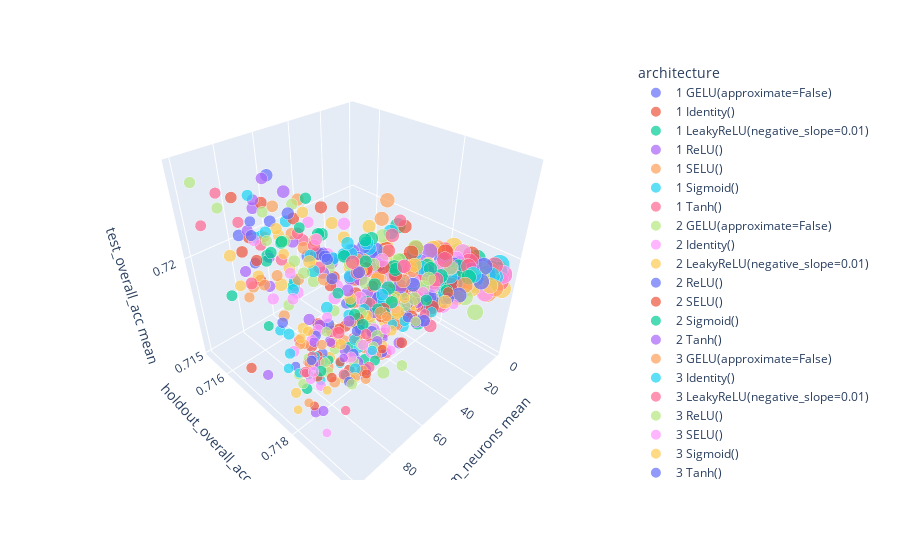

This figure's notebook cell:
### Code cell
# df_grouped.reset_index()
df2 = df_grouped.copy()
# df2 = df2[df2["dataset"]== "ilpd"]
df2.columns = [' '.join(col).strip() for col in df_grouped.columns.values]
df2=df2.reset_index()
df2["architecture"] = df2["num_neurons"].astype(str) + ' ' + df2["activation_name"] 
# df2.head()
df2 = df2[(df2["dataset"] == "ilpd") & (df2["num_neurons mean"] <= 100)]
px.scatter_3d(df2.reset_index(), x="num_neurons mean", y="holdout_overall_acc mean", z="test_overall_acc mean", color="architecture", size="diffs mean")
